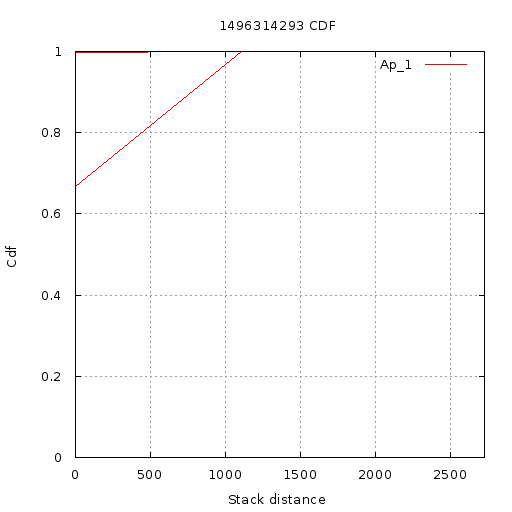

Write gnuplot code to recreate this figure.
set terminal  png size 512,512 font 'Verdana, 10'
set title "1496314293 CDF"
set output '//home//cat//Documents//CACHE//Results//PlotData//Static partial//1496314293//CDF//9//cdf.png'
set ylabel "Cdf"
set yrange [0:1]
set xlabel "Stack distance"
set xrange [1.000000:2725.000000]
set grid xtics ytics
plot '//home//cat//Documents//CACHE//Results//PlotData//Static partial//1496314293//CDF//9//App_1.txt' using 1:2 with lines title 'Ap_1'
set terminal  png size 512,512 font 'Verdana, 10'
set title "1496314293 CDF"
set output '//home//cat//Documents//CACHE//Results//PlotData//Static partial//1496314293//CDF//9//cdf.png'
set ylabel "Cdf"
set yrange [0:1]
set xlabel "Stack distance"
set xrange [1.000000:2725.000000]
set grid xtics ytics
plot '//home//cat//Documents//CACHE//Results//PlotData//Static partial//1496314293//CDF//9//App_1.txt' using 1:2 with lines title 'Ap_1'
set terminal  png size 512,512 font 'Verdana, 10'
set title "1496314293 CDF"
set output '//home//cat//Documents//CACHE//Results//PlotData//Static partial//1496314293//CDF//9//cdf.png'
set ylabel "Cdf"
set yrange [0:1]
set xlabel "Stack distance"
set xrange [1.000000:2725.000000]
set grid xtics ytics
plot '//home//cat//Documents//CACHE//Results//PlotData//Static partial//1496314293//CDF//9//App_1.txt' using 1:2 with lines title 'Ap_1'
set terminal  png size 512,512 font 'Verdana, 10'
set title "1496314293 CDF"
set output '//home//cat//Documents//CACHE//Results//PlotData//Static partial//1496314293//CDF//9//cdf.png'
set ylabel "Cdf"
set yrange [0:1]
set xlabel "Stack distance"
set xrange [1.000000:2725.000000]
set grid xtics ytics
plot '//home//cat//Documents//CACHE//Results//PlotData//Static partial//1496314293//CDF//9//App_1.txt' using 1:2 with lines title 'Ap_1'
